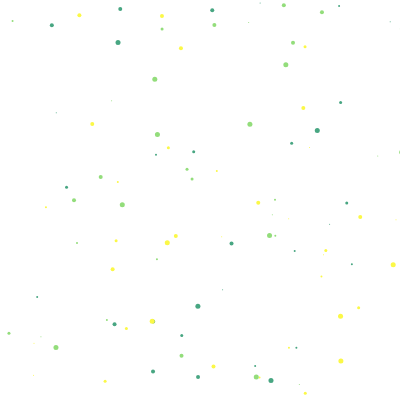
Frame 1 (no input)
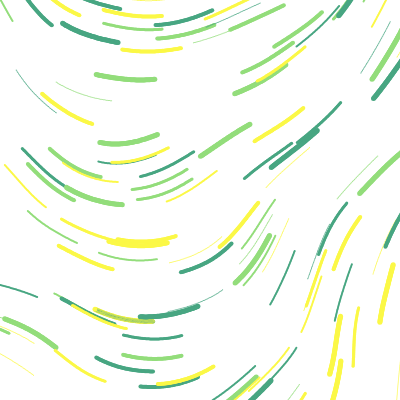
Frame 60 (no input)
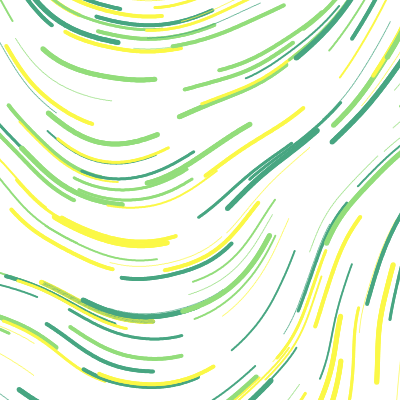
Frame 120 (the mouse pressed at the canvas centre since frame 60)

The p5.js sketch that drew these frames (run headless with seeded random() and noise() and a simulated clock; from frame 60 on, the mouse is pressed at the canvas centre):

// p5.js sketch
// ── sketch.js
let n = 400;
let x = [], y = [], dir = [], c = [], sw = [];
let noiseScale;
let counter = 0;
let col = ['#93DD7B', '#48A682', '#FBF847'];

function setup() {
    createCanvas(400, 400);
    background(255);
    for (let i = 0; i < n; i++) {
        x[i] = random(2 * width) - width / 2;
        y[i] = random(2 * height) - height / 2;
        noiseScale = random(500, 1000);
        c[i] = col[int(random(3))];
        sw[i] = int(random(1, 6))
    }
}

function draw() {
    counter++;
    if (counter >= 400) { 
        counter = 0;
        for (let i = 0; i < n; i++) {
            x[i] = random(2 * width) - width / 2;
            y[i] = random(2 * height) - height / 2;
            noiseScale = random(500, 1000);
            noiseScale = random(500, 1000);
        }
        background(255);
    }
    for (let i = 0; i < n; i++) {
        dir[i] = noise(x[i] / noiseScale, y[i] / noiseScale) * TWO_PI;
        x[i] += cos(dir[i]);
        y[i] += sin(dir[i]);
        strokeWeight(sw[i]);
        stroke(c[i]);
        point(x[i], y[i]);
    }
}
